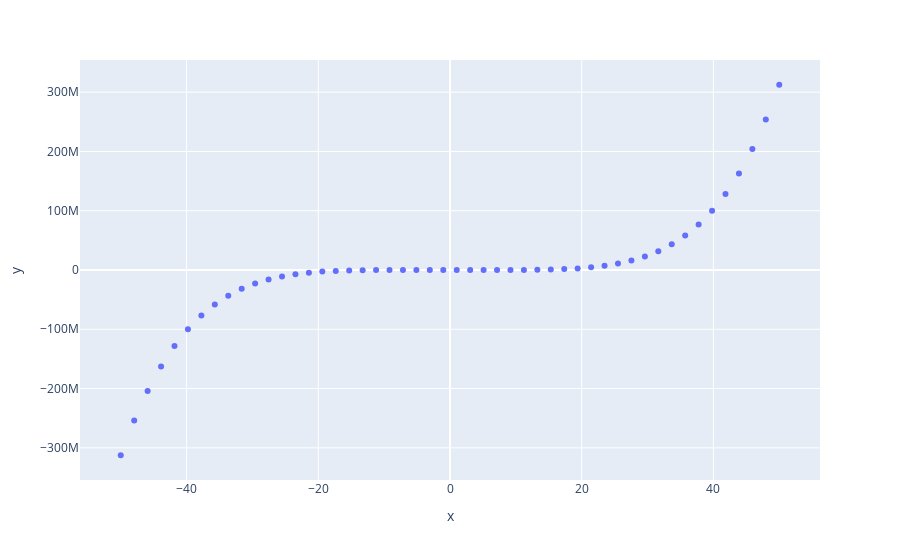
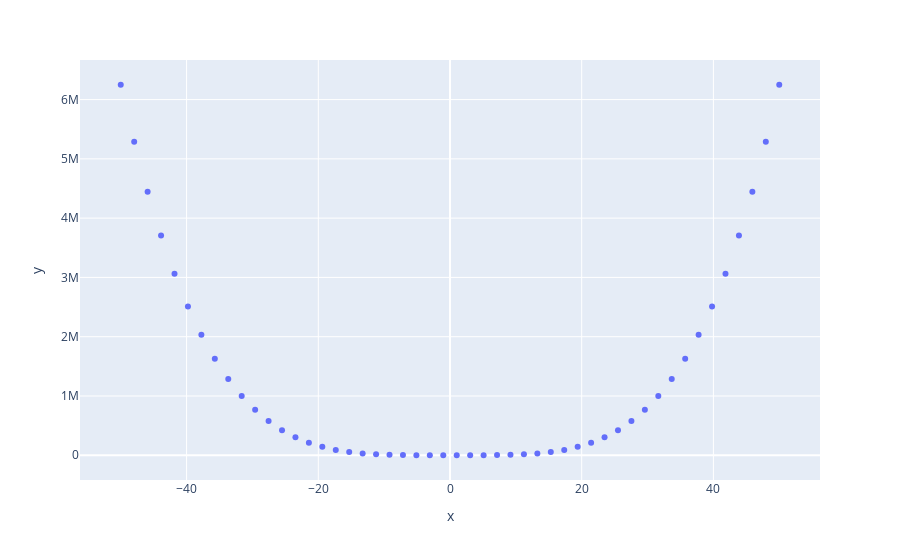

Write notebook code for charts like these, in order.
### Code cell
import numpy as np
import plotly.express as px

# x-axis data points
x = np.linspace(start=-50, stop=50)

# y-axis data points
# merged 6
y = x ** 6

# define the plot
fig = px.scatter(x=x, y=y)

fig.show()

### Figure 1 — Plotly figure (JSON) as saved in the notebook; plotly's stock layout.template omitted (floating-point values rounded to 4 significant figures)
{"data": [{"hovertemplate": "x=%{x}<br>y=%{y}<extra></extra>", "legendgroup": "", "marker": {"color": "#636efa", "symbol": "circle"}, "mode": "markers", "name": "", "orientation": "v", "showlegend": false, "type": "scatter", "x": [-50, -47.96, -45.92, -43.88, -41.84, -39.8, -37.76, -35.71, -33.67, -31.63, -29.59, -27.55, -25.51, -23.47, -21.43, -19.39, -17.35, -15.31, -13.27, -11.22, -9.184, -7.143, -5.102, -3.061, -1.02, 1.02, 3.061, 5.102, 7.143, 9.184, 11.22, 13.27, 15.31, 17.35, 19.39, 21.43, 23.47, 25.51, 27.55, 29.59, 31.63, 33.67, 35.71, 37.76, 39.8, 41.84, 43.88, 45.92, 47.96, 50], "xaxis": "x", "y": [-312500000, -253700000.0, -204100000.0, -162600000.0, -128200000.0, -99810000.0, -76710000.0, -58100000.0, -43300000.0, -31670000.0, -22690000.0, -15870000.0, -10800000.0, -7120000.0, -4518000.0, -2739000.0, -1571000.0, -840100.0, -410800.0, -178200.0, -65330.0, -18590.0, -3457.0, -268.8, -1.106, 1.106, 268.8, 3457.0, 18590.0, 65330.0, 178200.0, 410800.0, 840100.0, 1571000.0, 2739000.0, 4518000.0, 7120000.0, 10800000.0, 15870000.0, 22690000.0, 31670000.0, 43300000.0, 58100000.0, 76710000.0, 99810000.0, 128200000.0, 162600000.0, 204100000.0, 253700000.0, 312500000], "yaxis": "y"}], "layout": {"autosize": true, "legend": {"tracegroupgap": 0}, "margin": {"t": 60}, "xaxis": {"anchor": "y", "autorange": true, "domain": [0, 1], "range": [-56.3, 56.3], "title": {"text": "x"}, "type": "linear"}, "yaxis": {"anchor": "x", "autorange": true, "domain": [0, 1], "range": [-360900000.0, 360900000.0], "title": {"text": "y"}, "type": "linear"}}}

### Figure 2 — Plotly figure (JSON) as saved in the notebook; plotly's stock layout.template omitted (floating-point values rounded to 4 significant figures)
{"data": [{"hovertemplate": "x=%{x}<br>y=%{y}<extra></extra>", "legendgroup": "", "marker": {"color": "#636efa", "symbol": "circle"}, "mode": "markers", "name": "", "orientation": "v", "showlegend": false, "type": "scatter", "x": [-50, -47.96, -45.92, -43.88, -41.84, -39.8, -37.76, -35.71, -33.67, -31.63, -29.59, -27.55, -25.51, -23.47, -21.43, -19.39, -17.35, -15.31, -13.27, -11.22, -9.184, -7.143, -5.102, -3.061, -1.02, 1.02, 3.061, 5.102, 7.143, 9.184, 11.22, 13.27, 15.31, 17.35, 19.39, 21.43, 23.47, 25.51, 27.55, 29.59, 31.63, 33.67, 35.71, 37.76, 39.8, 41.84, 43.88, 45.92, 47.96, 50], "xaxis": "x", "y": [6250000, 5290000.0, 4446000.0, 3707000.0, 3064000.0, 2508000.0, 2032000.0, 1627000.0, 1286000.0, 1001000.0, 766800.0, 576200.0, 423500.0, 303400.0, 210800.0, 141300.0, 90550.0, 54890.0, 30960.0, 15870.0, 7113.0, 2603.0, 677.6, 87.82, 1.084, 1.084, 87.82, 677.6, 2603.0, 7113.0, 15870.0, 30960.0, 54890.0, 90550.0, 141300.0, 210800.0, 303400.0, 423500.0, 576200.0, 766800.0, 1001000.0, 1286000.0, 1627000.0, 2032000.0, 2508000.0, 3064000.0, 3707000.0, 4446000.0, 5290000.0, 6250000], "yaxis": "y"}], "layout": {"autosize": true, "legend": {"tracegroupgap": 0}, "margin": {"t": 60}, "xaxis": {"anchor": "y", "autorange": true, "domain": [0, 1], "range": [-56.3, 56.3], "title": {"text": "x"}, "type": "linear"}, "yaxis": {"anchor": "x", "autorange": true, "domain": [0, 1], "range": [-483900.0, 6734000.0], "title": {"text": "y"}, "type": "linear"}}}
